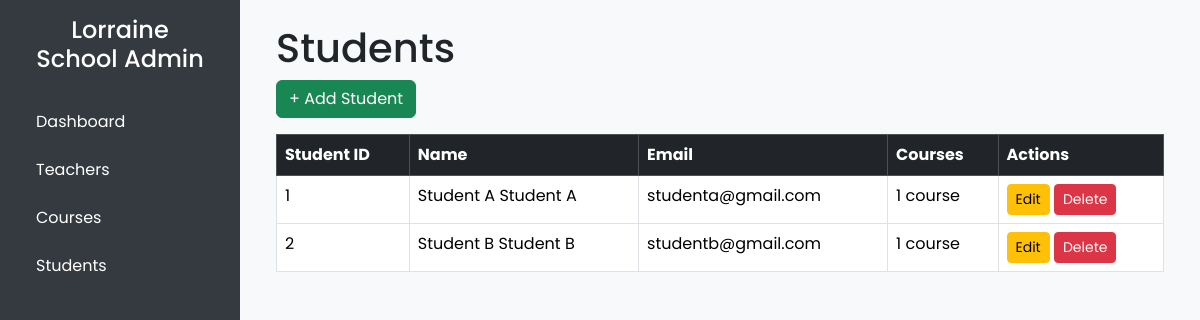
The page /students/ on the database its author committed.
### school/models.py (models this page shows, shortened)
class Student(models.Model):
    first_name = models.CharField(max_length=100)
    last_name  = models.CharField(max_length=100)
    student_id = models.CharField(max_length=20, unique=True, editable=False)
    email      = models.EmailField(unique=True, blank=True, null=True)
    courses    = models.ManyToManyField(Course, related_name='students', blank=True)

### school/views.py (the view)
# urls.py: path('students/', views.student_list, name='student_list'),
def student_list(request):
    students = Student.objects.all()
    return render(request, 'school/student_list.html', {'students': students})

### school/templates/school/student_list.html
{% extends 'school/base.html' %}
{% block content %}
<h1>Students</h1>
<a href="{% url 'student_add' %}" class="btn btn-success mb-3">+ Add Student</a>
<table class="table table-hover table-bordered">
  <thead class="table-dark">
    <tr>
      <th>Student ID</th>
      <th>Name</th>
      <th>Email</th>
      <th>Courses</th>
      <th>Actions</th>
    </tr>
  </thead>
  <tbody>
    {% for student in students %}
    <tr>
      <td>{{ student.student_id }}</td>
      <td>{{ student.first_name }} {{ student.last_name }}</td>
      <td>{{ student.email|default:"—" }}</td>
      <td>{{ student.courses.count }} course{{ student.courses.count|pluralize }}</td>
      <td>
        <a href="{% url 'student_edit' student.pk %}" class="btn btn-sm btn-warning">Edit</a>
        <a href="{% url 'student_delete' student.pk %}" class="btn btn-sm btn-danger">Delete</a>
      </td>
    </tr>
    {% empty %}
    <tr><td colspan="5" class="text-center">No students yet.</td></tr>
    {% endfor %}
  </tbody>
</table>
{% endblock %}

### school/templates/school/base.html (style rules this page uses)
* { font-family: 'Poppins', sans-serif; }
body { background-color: #f8f9fa; margin: 0; }

### rows shown on the page
Student: student_id "1", first_name "Student A", last_name "Student A", email "studenta@gmail.com", courses.count "1"
Student: student_id "2", first_name "Student B", last_name "Student B", email "studentb@gmail.com", courses.count "1"
